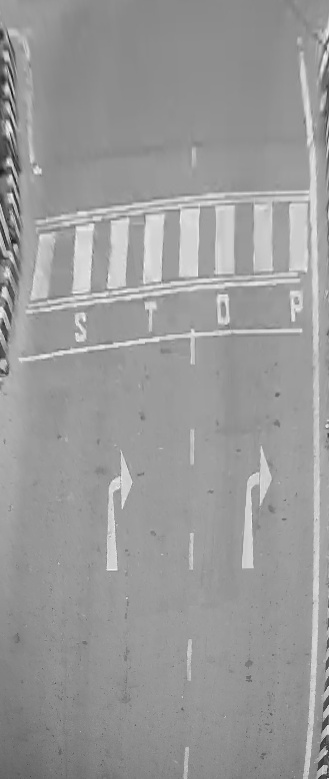
#> input picture Subtask2/bg.jpg, 329 x 779 px
$ python test2.py
#> lines starting #> are read from the running program, lines starting #| are printed output that depends on the picture; pictures that were not available may be replaced by others from this repository, and a replacement may not be noted
import cv2

background = cv2.imread("bg.jpg")
#> background is the input picture: shape (779, 329, 3); min 21, max 252, mean 153.6
background = cv2.cvtColor(background,cv2.COLOR_BGR2GRAY)
#> background: shape (779, 329)
background = cv2.GaussianBlur(background,(21,21),0)
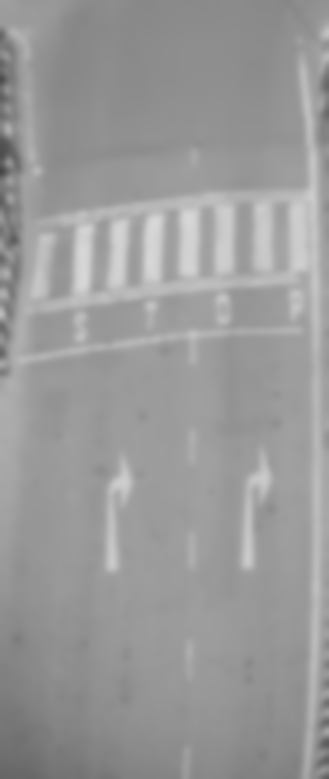
#> background: shape (779, 329); min 69, max 215, mean 153.6

video = cv2.VideoCapture("trafficvideo.mp4")

while True:
	status, frame = video.read()
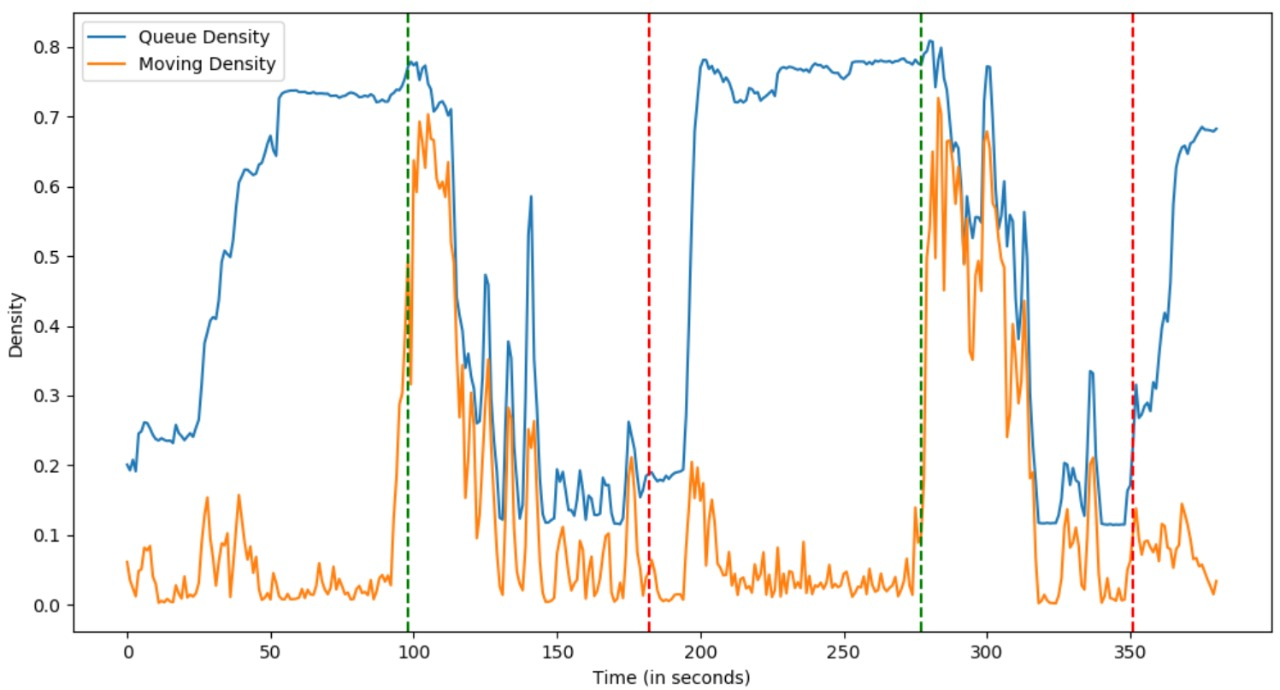
#> input picture Subtask2/density_stop_moving.jpg, 1280 x 690 px, given in place of trafficvideo.mp4, which was not available
#> frame is the input picture: shape (690, 1280, 3); mean B, G, R 242.4, 245, 247
	gray = cv2.cvtColor(frame,cv2.COLOR_BGR2GRAY)
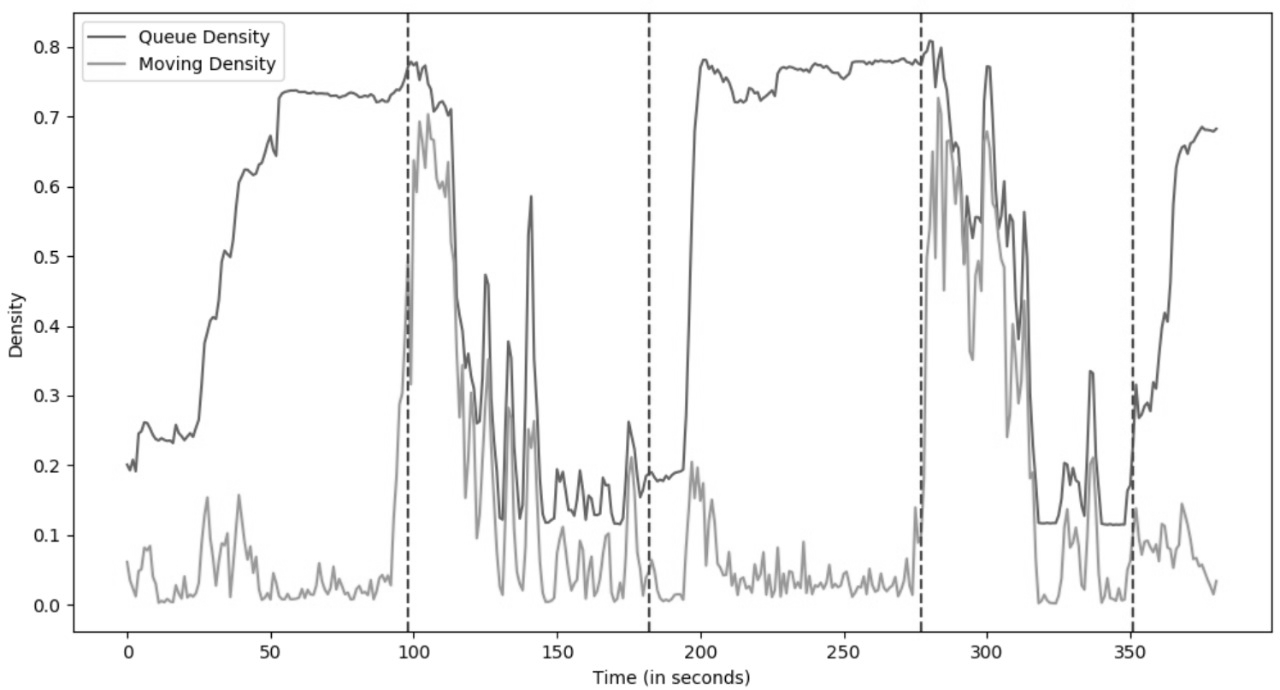
#> gray: shape (690, 1280); min 3, max 255, mean 245.3
	gray = cv2.GaussianBlur(gray,(21,21), 0)
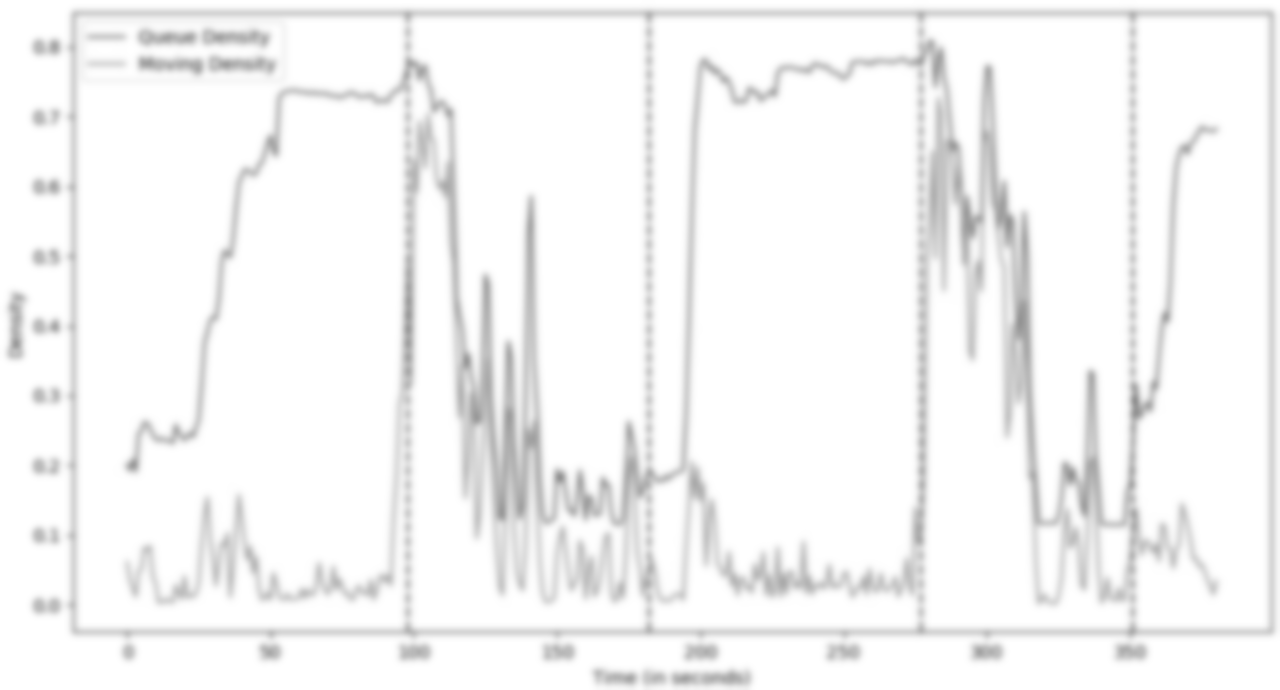
#> gray: shape (690, 1280); min 147, max 255, mean 245.3

#> (the run stopped early here; a loop or call above may not have finished)
